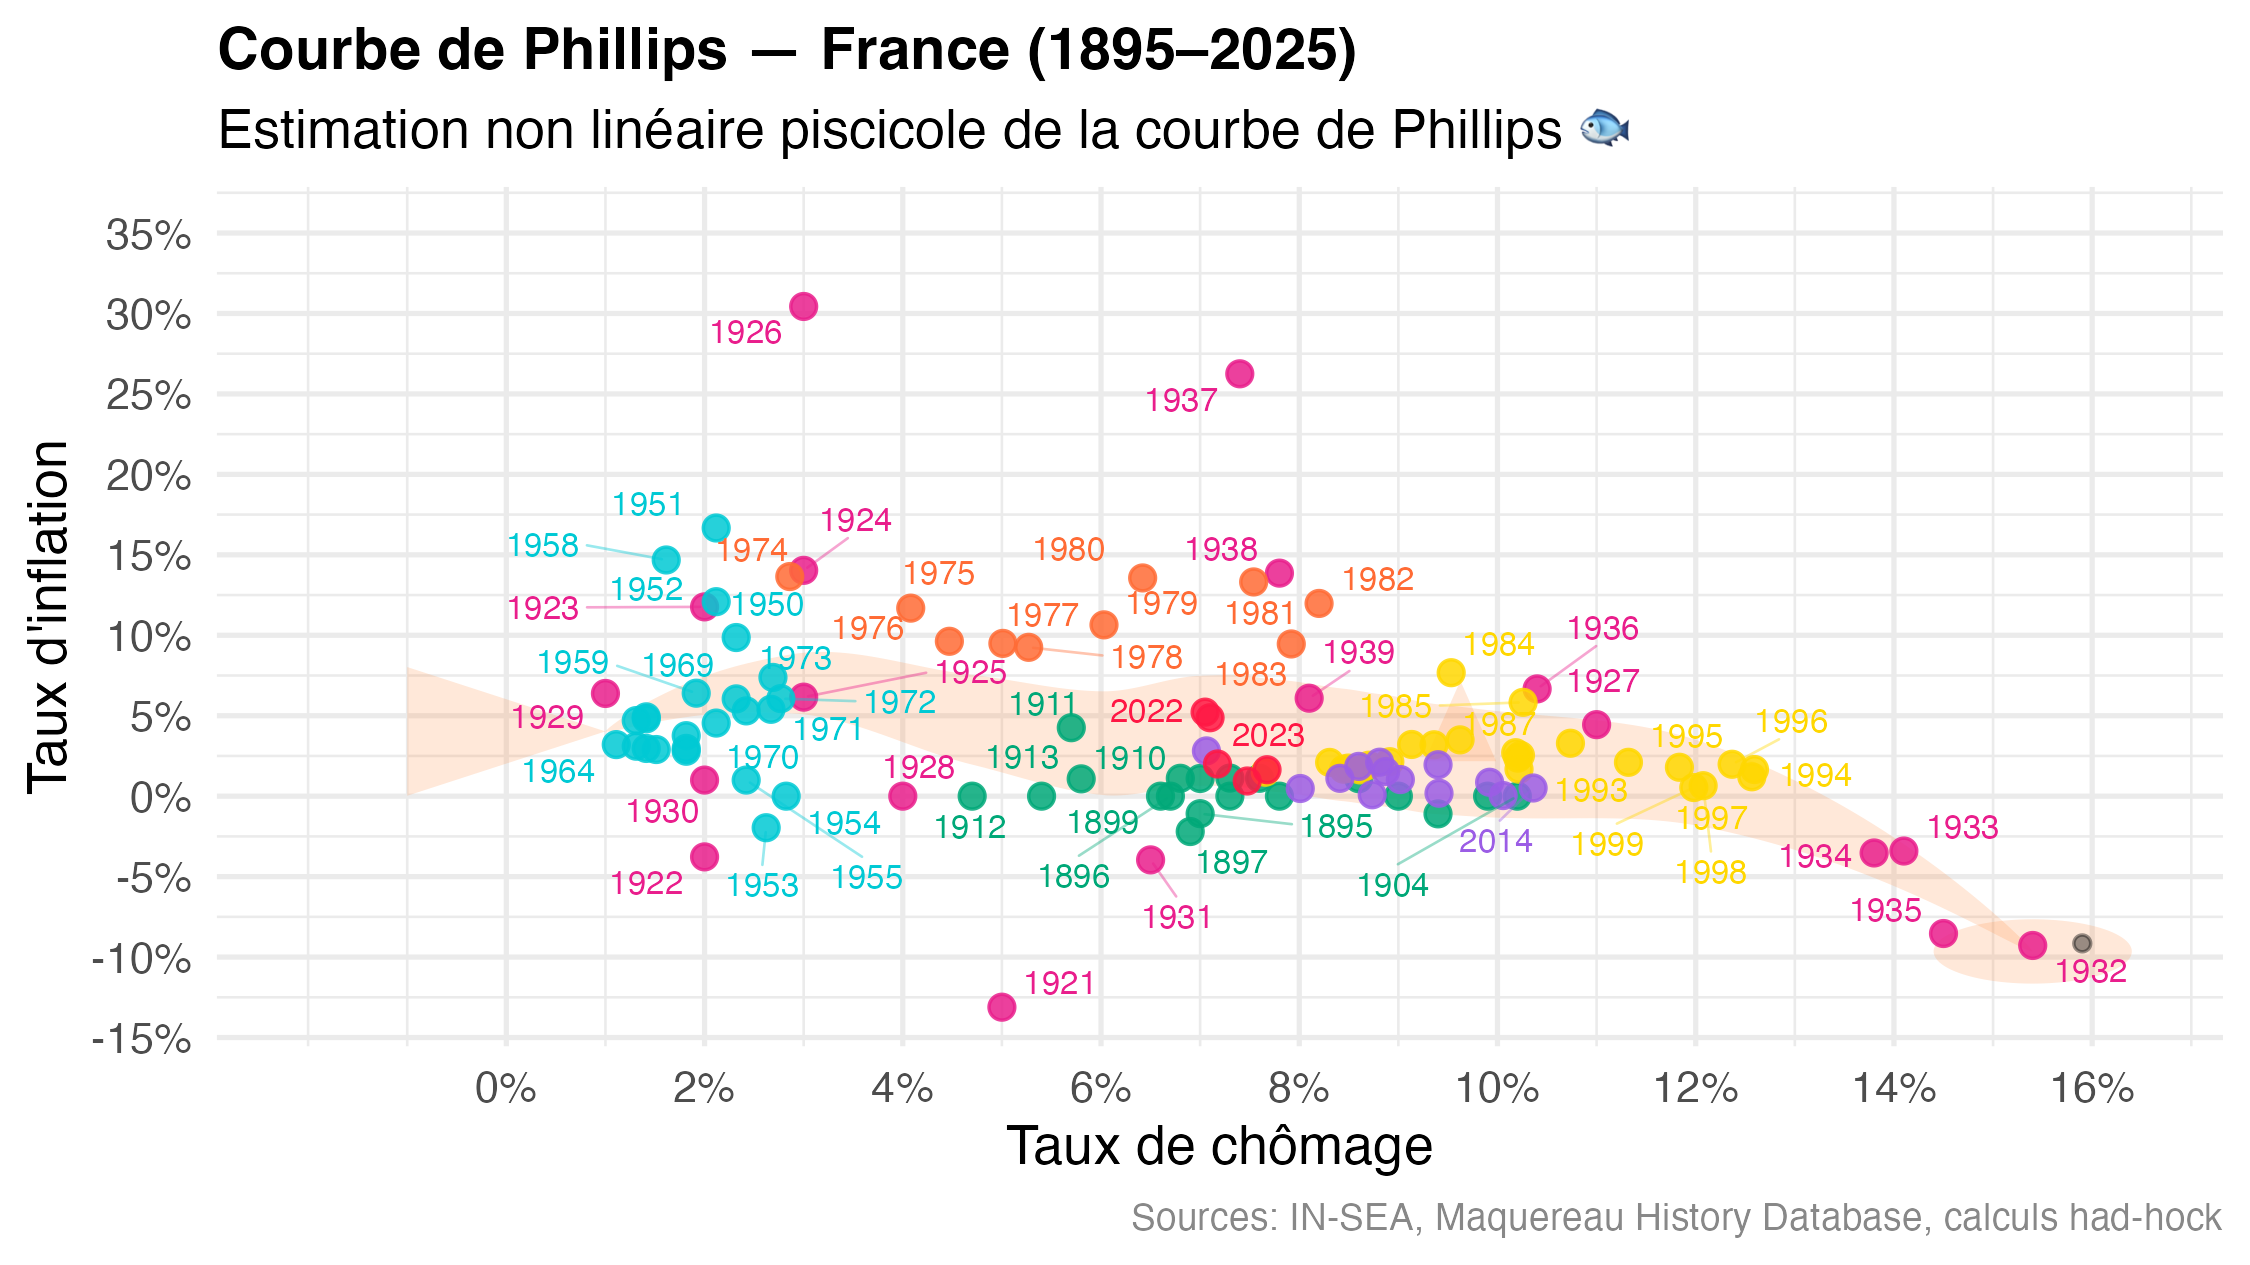

This chart was generated by the following R code:
library(tidyverse)
library(ggrepel)

# =========================
# 📊 DATA
# =========================

load("inflation_chomage.rds")

inflation_chomage <- inflation_chomage %>%
  na.omit() %>%
  mutate(
    periode = case_when(
      year < 1914                        ~ "1895–1913 (Belle Époque)",
      year >= 1914 & year < 1945         ~ "1914–1944 (Guerres mondiales)",
      year >= 1945 & year < 1974         ~ "1945–1973 (Trente Glorieuses)",
      year >= 1974 & year < 1984         ~ "1974–1983 (Stagflation)",
      year >= 1984 & year < 2008         ~ "1984–2007 (Grande Modération)",
      year >= 2008 & year < 2021         ~ "2008–2020 (Crises & Austérité)",
      year >= 2021                       ~ "2021–2025 (Retour de l'inflation)",
    ),
    periode = factor(periode, levels = c(
      "1895–1913 (Belle Époque)",
      "1914–1944 (Guerres mondiales)",
      "1945–1973 (Trente Glorieuses)",
      "1974–1983 (Stagflation)",
      "1984–2007 (Grande Modération)",
      "2008–2020 (Crises & Austérité)",
      "2021–2025 (Retour de l'inflation)"
    ))
  )

# =========================
# 🐟 POISSON (LOESS RÉALISTE)
# =========================

df_fish <- inflation_chomage %>%
  transmute(
    unemployment = chomage / 100,
    inflation    = inflation / 100
  ) %>%
  drop_na()

fit <- loess(inflation ~ unemployment, data = df_fish, span = 0.6)

grid <- tibble(
  unemployment = seq(min(df_fish$unemployment),
                     max(df_fish$unemployment),
                     length.out = 400)
)

grid$y <- predict(fit, newdata = grid)

# Profil poisson (plus fin aux extrémités)
thickness <- 0.035
profile <- sin(seq(0, pi, length.out = nrow(grid)))^0.7

upper <- grid$y + thickness * profile
lower <- grid$y - thickness * profile

fish_body <- tibble(
  x = c(grid$unemployment, rev(grid$unemployment)),
  y = c(upper, rev(lower))
)

# =========================
# 🐟 TÊTE
# =========================

theta <- seq(0, 2*pi, length.out = 100)

head_center_x <- max(grid$unemployment)
head_center_y <- grid$y[nrow(grid)]

fish_head <- tibble(
  x = head_center_x + 0.01 * cos(theta),
  y = head_center_y + 0.02 * sin(theta)
)

# =========================
# 🐟 QUEUE
# =========================

tail_x <- min(grid$unemployment)
tail_y <- grid$y[1]

fish_tail <- tibble(
  x = c(tail_x,
        tail_x - 0.02,
        tail_x - 0.02),
  y = c(tail_y,
        tail_y + 0.04,
        tail_y - 0.04)
)

# =========================
# 🐟 NAGEOIRE
# =========================

mid <- floor(nrow(grid) * 0.6)

fish_fin <- tibble(
  x = c(grid$unemployment[mid - 10],
        grid$unemployment[mid],
        grid$unemployment[mid + 10]),
  y = c(grid$y[mid],
        grid$y[mid] + 0.05,
        grid$y[mid])
)

# =========================
# 🐟 ŒIL
# =========================

fish_eye <- tibble(
  x = head_center_x + 0.005,
  y = head_center_y + 0.005
)

# =========================
# 🎨 COULEURS
# =========================

tropical_colors <- c(
  "1895–1913 (Belle Époque)"           = "#00A878",
  "1914–1944 (Guerres mondiales)"      = "#E91E8C",
  "1945–1973 (Trente Glorieuses)"      = "#00C9D4",
  "1974–1983 (Stagflation)"            = "#FF6B35",
  "1984–2007 (Grande Modération)"      = "#FFD700",
  "2008–2020 (Crises & Austérité)"     = "#9B5DE5",
  "2021–2025 (Retour de l'inflation)"  = "#FF1744"
)

# =========================
# 📈 PLOT
# =========================

inflation_chomage %>%
  ggplot(aes(
    x     = chomage / 100,
    y     = inflation / 100,
    color = periode,
    label = year
  )) +
  
  # 🐟 Corps
  geom_polygon(
    data = fish_body,
    aes(x = x, y = y),
    inherit.aes = FALSE,
    fill = "#FF8C42",
    alpha = 0.2
  ) +
  
  # 🐟 Tête
  geom_polygon(
    data = fish_head,
    aes(x = x, y = y),
    inherit.aes = FALSE,
    fill = "#FF8C42",
    alpha = 0.2
  ) +
  
  # 🐟 Queue
  geom_polygon(
    data = fish_tail,
    aes(x = x, y = y),
    inherit.aes = FALSE,
    fill = "#FF8C42",
    alpha = 0.2
  ) +
  
  # 🐟 Nageoire
  geom_polygon(
    data = fish_fin,
    aes(x = x, y = y),
    inherit.aes = FALSE,
    fill = "#FF8C42",
    alpha = 0.2
  ) +
  
  # 🐟 Œil
  geom_point(
    data = fish_eye,
    aes(x = x, y = y),
    inherit.aes = FALSE,
    color = "black",
    size = 1.5,
    alpha = 0.4
  ) +
  
  # Données
  geom_point(size = 2.5, alpha = 0.85) +
  
  geom_text_repel(
    size          = 2.8,
    max.overlaps  = 20,
    segment.size  = 0.3,
    segment.alpha = 0.4,
    show.legend   = FALSE
  ) +
  
  scale_color_manual(values = tropical_colors) +
  
  scale_x_continuous(
    breaks = 0.01 * seq(0, 20, 2),
    labels = scales::percent_format(accuracy = 1)
  ) +
  
  scale_y_continuous(
    breaks = 0.01 * seq(-20, 40, 5),
    labels = scales::percent_format(accuracy = 1)
  ) +
  
  coord_cartesian(
    xlim = c(min(df_fish$unemployment) - 0.03,
             max(df_fish$unemployment) + 0.01),
    ylim = c(min(df_fish$inflation),
             max(df_fish$inflation) + 0.05)
  ) +
  
  labs(
    title   = "Courbe de Phillips — France (1895–2025)",
    subtitle = "Estimation non linéaire piscicole de la courbe de Phillips 🐟",
    x       = "Taux de chômage",
    y       = "Taux d'inflation",
    caption = "Sources: IN-SEA, Maquereau History Database, calculs had-hock"
  ) +
  
  theme_minimal(base_size = 13) +
  theme(
    legend.position   = "none",
    plot.title        = element_text(face = "bold", size = 14),
    plot.caption      = element_text(size = 9, color = "#888888")
  )

ggsave("essai1.pdf", width = 1.25*6, height = 1.25*3.375)
ggsave("essai1.png", width = 1.25*6, height = 1.25*3.375, bg = "white")
